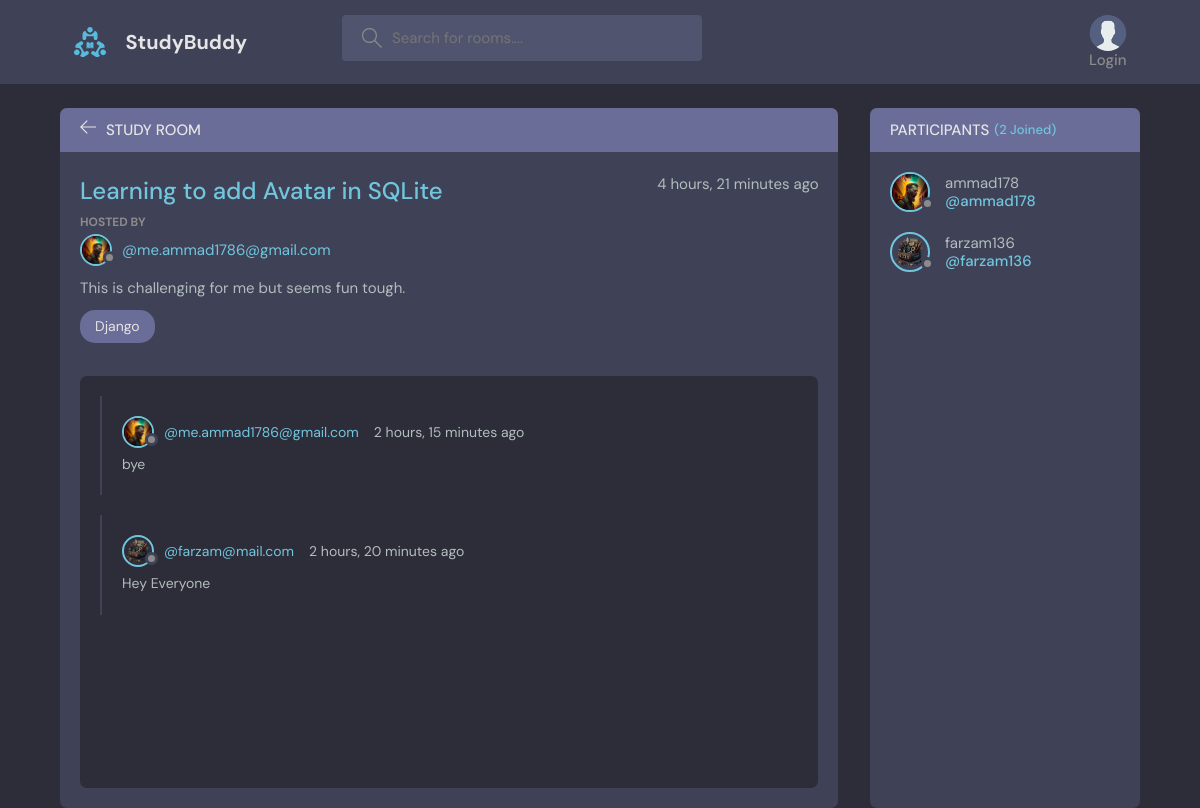
The page /room/1/ on the database its author committed.
### base/models.py (models this page shows, shortened)
class Room(models.Model):
    host=models.ForeignKey(User, on_delete=models.SET_NULL,null=True)
    topic=models.ForeignKey(Topic, on_delete=models.SET_NULL,null=True)
    name=models.CharField(max_length=200)
    description=models.TextField(null=True,blank=True)
    participants=models.ManyToManyField(User,related_name='participants',blank=True)
    updated=models.DateTimeField(auto_now=True)
    created=models.DateTimeField(auto_now_add=True)
    class Meta:
        ordering=['-updated','-created']

class User(AbstractUser):
    name=models.CharField(max_length=200,null=True)
    email=models.EmailField(unique=True)
    bio=models.TextField(null=True)
    avatar=models.ImageField(null=True,default="avatar.svg")
    USERNAME_FIELD='email'
    REQUIRED_FIELDS=[]

class Topic(models.Model):
    name=models.CharField(max_length=200)

class Message(models.Model):
    user=models.ForeignKey(User, on_delete=models.CASCADE)
    room=models.ForeignKey(Room, on_delete=models.CASCADE)
    body=models.TextField()
    updated=models.DateTimeField(auto_now=True)
    created=models.DateTimeField(auto_now_add=True)
    class Meta:
        ordering=['-created','-updated']

### base/views.py (the view, shortened to what this page needs)
# urls.py: path('room/<str:pk>/', views.room,name="room"),
def room(request,pk):
    room=Room.objects.get(id=pk)
    room_messages=room.message_set.all().order_by('-created')
    participant=room.participants.all()
    context={'data':room,'room_messages':room_messages,'participants':participant}
    return render(request,'base/room.html',context)

### base/templates/base/room.html (shortened to what this page needs)
{% extends 'main.html' %} {% block Content %}
<main class="profile-page layout layout--2">
  <div class="container">
    <div class="room">
      <div class="room__top">
        <div class="room__topLeft">
          <a href="{% url 'home' %}">
            <svg
              version="1.1"
              xmlns="http://www.w3.org/2000/svg"
              width="32"
              height="32"
              viewBox="0 0 32 32"
            >
              <title>arrow-left</title>
              <path
                d="M13.723 2.286l-13.723 13.714 13.719 13.714 1.616-1.611-10.96-10.96h27.625v-2.286h-27.625l10.965-10.965-1.616-1.607z"
              ></path>
            </svg>
          </a>
          <h3>Study Room</h3>
        </div>
      </div>
      <div class="room__box scroll">
        <div class="room__header scroll">
          <div class="room__info">
            <h3>{{data.name}}</h3>
            <span>{{data.created|timesince}} ago</span>
          </div>
          <div class="room__hosted">
            <p>Hosted By</p>
            <a
              href="{% url 'user-profile' data.host.id %}"
              class="room__author"
            >
              <div class="avatar avatar--small">
                <img src="{{data.host.avatar.url}}" />
              </div>
              <span>@{{data.host}}</span>
            </a>
          </div>
          <div class="room__details">{{data.description}}</div>
          <span class="room__topics">{{data.topic.name}}</span>
        </div>
        <div class="room__conversation">
          <div class="threads scroll">
            {% for message in room_messages %}
            <div class="thread">
              <div class="thread__top">
                <div class="thread__author">
                  <a
                    href="{% url 'user-profile' message.user.id %}"
                    class="thread__authorInfo"
                  >
                    <div class="avatar avatar--small">
                      <img src="{{message.user.avatar.url}}" />
                    </div>
                    <span>@{{message.user}}</span>
                  </a>
                  <span class="thread__date"
                    >{{message.created|timesince}} ago</span
                  >
                </div>
              </div>
              <div class="thread__details">{{message.body}}</div>
            </div>
            {% endfor %}
          </div>
        </div>
      </div>
    </div>
    <div class="participants">
      <h3 class="participants__top">
        Participants <span>({{participants.count}} Joined)</span>
      </h3>
      <div class="participants__list scroll">
        {% for participant in participants %}
        <a href="{% url 'user-profile' participant.id %}" class="participant">
          <div class="avatar avatar--medium">
            <img src="{{participant.avatar.url}}" />
          </div>
          <p>
            {{participant.username}}
            <span>@{{participant.username}}</span>
          </p>
        </a>
        {% endfor %}
      </div>
    </div>
  </div>
</main>
{% endblock Content %}

### rows shown on the page
Room: name "Learning to add Avatar in SQLite", created "4 hours, 21 minutes", host.avatar (picture), host "me.ammad1786@gmail.com", description "This is challenging for me but seems fun tough.", topic.name "Django"
Message: user.avatar (picture), user "me.ammad1786@gmail.com", created "2 hours, 15 minutes", body "bye"
Message: user.avatar (picture), user "farzam@mail.com", created "2 hours, 20 minutes", body "Hey Everyone"
User: avatar (picture), username "ammad178"
User: avatar (picture), username "farzam136"

### other values the page prints
{{ participants.count }} "2"
